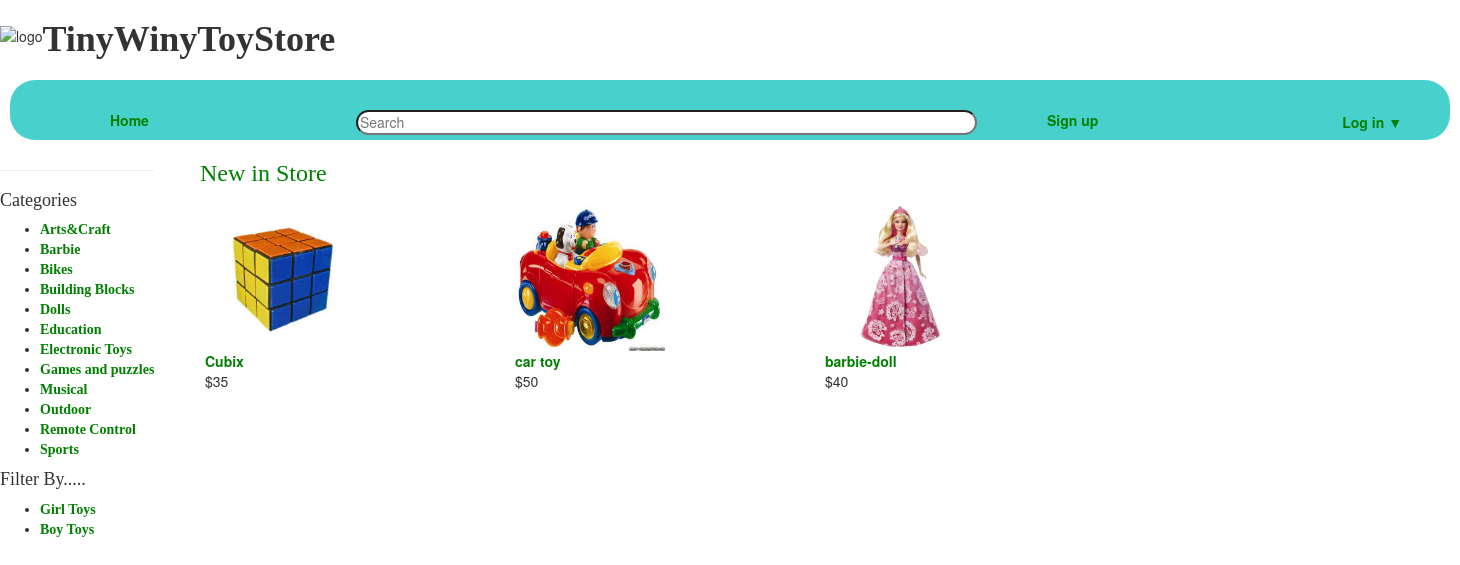
The page / on the database its author committed.
### tables this page shows
CREATE TABLE IF NOT EXISTS `toys` (
  `toyId` int(11) NOT NULL AUTO_INCREMENT,
  `toyName` varchar(50) NOT NULL,
  `cid` int(11) NOT NULL,
  `toyDesc` text NOT NULL,
  `toyPrice` int(11) NOT NULL,
  `toyImage` varchar(100) NOT NULL,
  `Gender` varchar(25) NOT NULL,
  `quantity` int(5) NOT NULL,
  PRIMARY KEY (`toyId`)
);

### content.php (the view, shortened to what this page needs)
<head>
        <link rel="stylesheet" href="css/productList.css">
    </head>
<div id="content">
    <h3>New in Store</h3>
    <?php
$sql = "SELECT * FROM toys WHERE cid=9";
$result = mysqli_query($conn,$sql);
while($row = mysqli_fetch_array($result)) {
        echo '<div id="products">
                 <figure class="thumb">
                 <a href="detail.php?name='.$row['toyName'].'"><img src="' .$row['toyImage']. '"alt="productImage" width="150px" height="150px"/></a>
                     <figcaption><a href="detail.php?name='.$row['toyName'].'">' .$row['toyName']. '</a><br> $' .$row['toyPrice']. '</figcaption>
                 </figure>
                </div>';
}
?>
</div>

### css/index2.css (style rules this page uses)
h3,h2 { font-family: cursive; color: green; }
a { color: green; font-weight: bold; font-family: inherit; }

### css/productList.css (style rules this page uses)
.thumb { float: left; width: 300px; height: 250px; margin: 5px; }
a { font-weight: bold; font-size: 100%; text-decoration: none; color: green; }

### rows shown on the page
toys: toyImage (picture), toyName "Cubix", toyPrice "35"
toys: toyImage (picture), toyName "car toy", toyPrice "50"
toys: toyImage (picture), toyName "barbie-doll", toyPrice "40"
